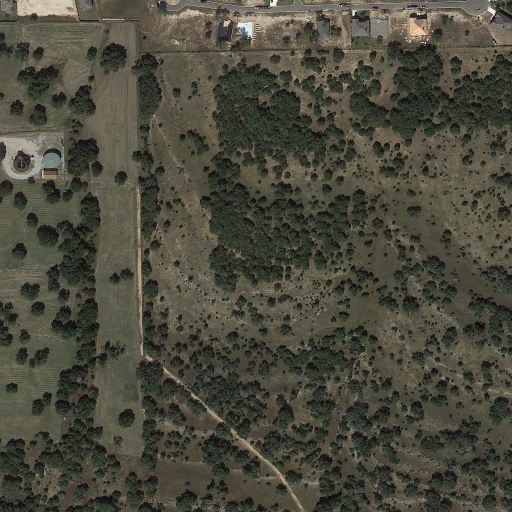
#> input picture data/levir-cd/val/B/val_1.png, 1024 x 1024 px, found by its file name (shown at 1/2 size)
$ python baseline_diff.py
#> lines starting #> are read from the running program, lines starting #| are printed output that depends on the picture; after the words box and inside, x2 and y2 are one past the last pixel; in counts of white or black regions, pixels touching at a corner belong together
### levir_data.py
"""Read and validate paired LEVIR-CD images and reference masks."""

import argparse
import hashlib
from pathlib import Path

import numpy as np
from PIL import Image


DEFAULT_DATA_ROOT = Path(__file__).resolve().parent / "data" / "levir-cd"
PAIR_FOLDERS = ("A", "B", "label")
OFFICIAL_COUNTS = {"train": 445, "val": 64, "test": 128}


class DatasetError(ValueError):
    """A dataset file is missing, unreadable, or incompatible with its pair."""


# [23 lines left out: function list_samples, not called in this run]


def _read_image(path: Path, mode: str) -> np.ndarray:
#> called with mode = 'RGB'
    try:
        with Image.open(path) as image:
#> image is the input picture: PIL image 1024x1024 RGB; mean R, G, B 75.2, 73.9, 61.2
            return np.array(image.convert(mode))
    except FileNotFoundError as error:
        raise DatasetError(f"Missing file: {path}") from error
    except (OSError, ValueError) as error:
        raise DatasetError(f"Cannot read {path}: {error}") from error


def load_pair(split: Path, sample: str) -> tuple[np.ndarray, np.ndarray, np.ndarray]:
    """Load two uint8 RGB arrays and a boolean mask with matching spatial dimensions."""
    if Path(sample).name != sample or Path(sample).suffix.lower() != ".png":
        raise DatasetError(f"Expected a PNG filename, got {sample!r}")

    before = _read_image(split / "A" / sample, "RGB")
    after = _read_image(split / "B" / sample, "RGB")
    label = _read_image(split / "label" / sample, "L")
    if before.shape[:2] != after.shape[:2] or before.shape[:2] != label.shape:
        sizes = [f"{image.shape[1]}x{image.shape[0]}" for image in (before, after, label)]
        raise DatasetError(f"{sample}: dimension mismatch (A={sizes[0]}, B={sizes[1]}, label={sizes[2]})")
    return before, after, label >= 128


# [45 lines left out: functions audit_split, official_samples, split_fingerprint, main, not called in this run]


# [2 lines that do not run on import are left out]

### baseline_diff.py
"""Detect candidate changes using the mean absolute RGB difference."""

import argparse
from pathlib import Path

import matplotlib.pyplot as plt
import numpy as np

from levir_data import DEFAULT_DATA_ROOT, DatasetError, load_pair


PROJECT_ROOT = Path(__file__).resolve().parent


def predict_change(before, after, threshold):
    # Convert before subtracting: unsigned RGB values would wrap around.
    delta = np.subtract(before, after, dtype=np.float32)
    return np.abs(delta).mean(axis=-1) > threshold


def change_counts(prediction, reference):
    """Count correct, false, and missed change pixels."""
    return {
        "tp": int(np.count_nonzero(prediction & reference)),
        "fp": int(np.count_nonzero(prediction & ~reference)),
        "fn": int(np.count_nonzero(~prediction & reference)),
    }


def metrics_from_counts(tp, fp, fn):
    """Compute change-class metrics; undefined scores are reported as zero."""

    def divide(numerator, denominator):
        return numerator / denominator if denominator else 0.0

    return {
        "Precision": divide(tp, tp + fp),
        "Recall": divide(tp, tp + fn),
        "F1": divide(2 * tp, 2 * tp + fp + fn),
        "IoU": divide(tp, tp + fp + fn),
    }


def change_metrics(prediction, reference):
    return metrics_from_counts(**change_counts(prediction, reference))


def main():
    parser = argparse.ArgumentParser(description=__doc__)
    parser.add_argument("sample", nargs="?", default="val_1.png")
    parser.add_argument("--threshold", type=float, default=30, help="RGB difference threshold (0–255).")
    parser.add_argument("--no-show", action="store_true", help="Save without opening a plot window.")
    args = parser.parse_args()
    if not 0 <= args.threshold <= 255:
        parser.error("Threshold must be between 0 and 255.")

    try:
        before, after, reference = load_pair(DEFAULT_DATA_ROOT / "val", args.sample)
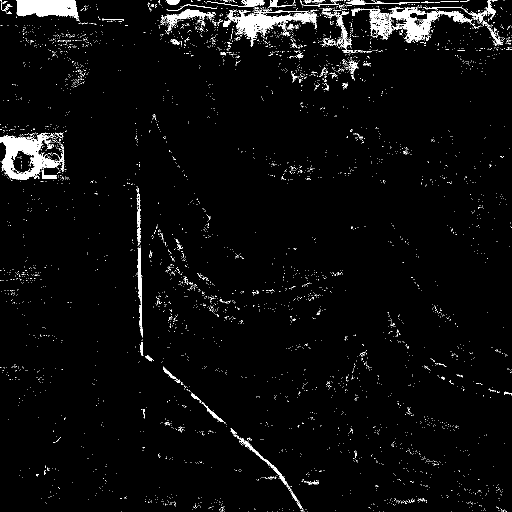
#> reference: shape (1024, 1024) bool (shown at 1/2 size); 3.4% white; 4843 white regions (4751 under 20 px), largest, box (x1, y1, x2, y2) and area: (0, 266, 121, 360) 4719, (33, 0, 159, 43) 3639, (454, 20, 634, 91) 3540
    except DatasetError as error:
        parser.error(str(error))

    prediction = predict_change(before, after, args.threshold)
#> in predict_change, `delta = np.subtract(before, after, dtype=np.float32)`: delta: shape (1024, 1024, 3) float32; every value is 0
#> in predict_change, `return np.abs(delta).mean(axis=-1) > threshold`: returned value: shape (1024, 1024) bool; every value is 0
    metrics = change_metrics(prediction, reference)
#> metrics = {'Precision': 0, 'Recall': 0, 'F1': 0, 'IoU': 0}
    print(f"Sample: {args.sample} | Threshold: {args.threshold:g}")
    for name, value in metrics.items():
        print(f"{name}: {value:.4f}")
#> this loop made 4 passes
#> name on passes 1 to 4: 'Precision', 'Recall', 'F1', 'IoU'
#| Precision: 0.0000
#| Recall: 0.0000
#| F1: 0.0000
#| IoU: 0.0000

    fig, axes = plt.subplots(2, 2, figsize=(9, 9), layout="constrained")
    panels = [(before, "Before (T1)"), (after, "After (T2)"),
              (reference, "Reference change mask"), (prediction, "Pixel difference prediction")]
    for ax, (image, title) in zip(axes.flat, panels):
        if image.ndim == 2:
            ax.imshow(image, cmap="gray", vmin=0, vmax=1, interpolation="nearest")
        else:
            ax.imshow(image)
        ax.set_title(title)
        ax.set_axis_off()
#> this loop made 4 passes
    fig.suptitle(f"{args.sample} | Threshold {args.threshold:g} | F1 {metrics['F1']:.3f} | IoU {metrics['IoU']:.3f}")

    output = PROJECT_ROOT / "outputs" / f"{Path(args.sample).stem}_diff_t{args.threshold:g}.png"
    output.parent.mkdir(parents=True, exist_ok=True)
    fig.savefig(output, dpi=150)
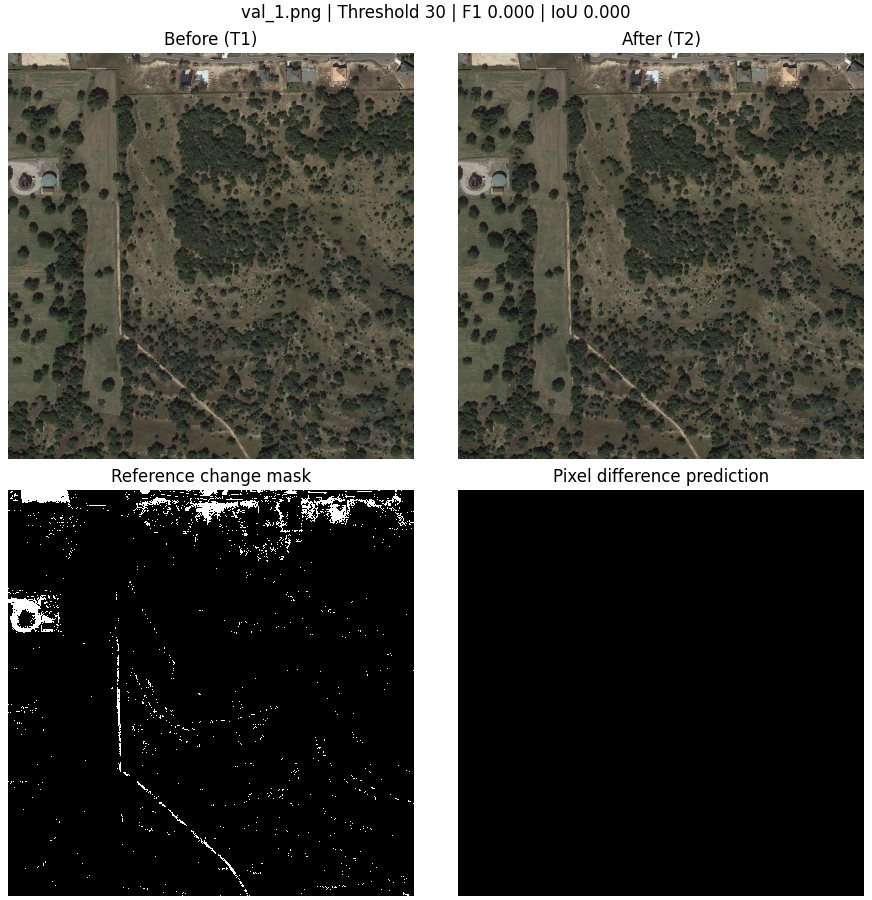
#> figure drawn by matplotlib, 4 panels
    print(f"Saved: {output.relative_to(PROJECT_ROOT)}")
    if not args.no_show:
        plt.show()
    plt.close(fig)


if __name__ == "__main__":
    main()
